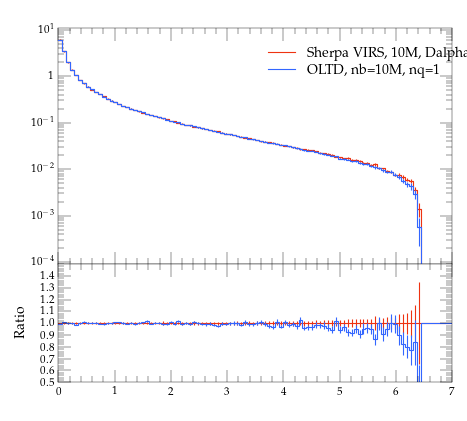

Recreate this plot in Python.
#! /usr/bin/env python

# This Python script was auto-generated using YODA v2.0.0.
# Analysis object: /evtb/inc_tjb_pt
# Timestamp: 16-04-2024 (10:05:22)

import matplotlib as mpl
import matplotlib.pyplot as plt
mpl.use('Agg') # comment out for interactive use
import os
import numpy as np

plotDir = os.path.split(os.path.realpath(__file__))[0]
if 'YODA_USER_PLOT_PATH' in globals():
    plot_outdir = globals()['YODA_USER_PLOT_PATH']
else:
    plot_outdir = plotDir

#plot style
plt.style.use(os.path.join(plotDir, '../default.mplstyle'))
# plot metadata
figW, figH = plt.rcParams['figure.figsize']
ax_xLabel = r''
ax_yLabel = r''
ax_title  = r''
ax_xScale = 'linear'
ax_yScale = 'log'
xLims = (0.0, 7.0)
yLims = (9e-05, 11.0)

# TeX-friendly labels for the legend
labels = [ r"Sherpa VIRS, 10M, Dalpha=0.01", r"OLTD, nb=10M, nq=1" ]

# Create figure and axis objects
fig, (ax, ratio0_ax) = plt.subplots(2, 1, sharex=True,
                  figsize=(figW,figH), gridspec_kw={'height_ratios': (2, 1)})
ratio0_ax.yaxis.set_major_locator(mpl.ticker.MultipleLocator(0.1))
ratio0_ax.set_ylim(0.5, 1.4999)
ratio0_ax.set_ylabel('Ratio')

# LineColor map: curve index -> color
linecolors = {0: '#EE3311', 1: '#3366FF'}
# the numerical data is stored in a separate file
dataf = dict()
prefix = os.path.split(__file__)[0]
if prefix:    prefix = prefix + '/'
exec(open(prefix+'inc_tjb_pt__data.py').read(), dataf)


legend_handles = [] # keep track of handles for the legend

# style options for curves
# starts at zorder>=5 to draw curve on top of legend
styles = {
  'curve0': {
    'color' : linecolors[0],
    'linestyle' : '-',
    'marker' : 'o',
    'zorder' : 5,
    'histstyle' : True,
  },
  'curve1': {
    'color' : linecolors[1],
    'linestyle' : '-',
    'marker' : 'o',
    'zorder' : 6,
    'histstyle' : True,
  },
}
# curve from input yoda files in main panel
for label in dataf['yvals'].keys():
    if all(np.isnan(v) for v in dataf['yvals'][label]):
        continue
    tmp = None
    if styles[label]['histstyle']: # draw as histogram
        tmp, = ax.plot(dataf['xedges'], dataf['yedges'][label],
                       color=styles[label]['color'],
                       linestyle=styles[label]['linestyle'],
                       drawstyle='steps-pre', solid_joinstyle='miter',
                       zorder=styles[label]['zorder'], label=label)
        ax.errorbar(dataf['xpoints'], dataf['yvals'][label], color=styles[label]['color'],
                    xerr=dataf['xerrs'], yerr=[dataf['ydowns'][label], dataf['yups'][label]],
                    linestyle='none', zorder=styles[label]['zorder'])
    else: # draw as scatter
        tmp = ax.errorbar(dataf['xpoints'], dataf['yvals'][label],
                          xerr=dataf['xerrs'],
                          yerr=[ dataf['ydowns'][label],
                          dataf['yups'][label] ],
                          fmt=styles[label]['marker'],
                          ecolor=styles[label]['color'],
                          color=styles[label]['color'], zorder=2)
        tmp[-1][0].set_linestyle(styles[label]['linestyle'])
    legend_handles += [tmp]
    for varLabel in dataf['variation_yvals'].keys():
        if varLabel.startswith(label):
            tmp, = ax.plot(dataf['xedges'], dataf['variation_yvals'][varLabel],
                           color=styles[label]['color'],
                           linestyle=styles[label]['linestyle'],
                           drawstyle='steps-pre', solid_joinstyle='miter',
                           zorder=styles[label]['zorder'], alpha=0.5)


# plots on ratio panel
# curve from input yoda files in ratio panel
for label, yvals in dataf['ratio0_yvals'].items():
    if all(np.isnan(v) for v in yvals):
        continue
    if styles[label]['histstyle']: # plot as histogram
        ratio0_ax.plot(dataf['xedges'], yvals,
                       color=styles[label]['color'],
                       linestyle=styles[label]['linestyle'],
                       drawstyle='steps-pre', zorder=1,
                       solid_joinstyle='miter')
        ratio0_ax.vlines(dataf['xpoints'],
                         dataf['ratio0_ymin'][label],
                         dataf['ratio0_ymax'][label],
                         color=styles[label]['color'], zorder=1)
    else: # plot as scatter
        tmp = ratio0_ax.errorbar(dataf['xpoints'],
                                 yvals, xerr=dataf['xerrs'],
                                 yerr=dataf['ratio0_yerrs'][label],
                                 fmt=styles[label]['marker'],
                                 ecolor=styles[label]['color'],
                                 color=styles[label]['color'])
        tmp[-1][0].set_linestyle(styles[label]['linestyle'])

    for varlabel in dataf['ratio0_variation_vals'].keys():
        if varlabel.startswith(label):
            ratio0_ax.plot(dataf['xedges'],
                            dataf['ratio0_variation_vals'][varlabel],
                            color=styles[label]['color'],
                            linestyle=styles[label]['linestyle'],
                            drawstyle='steps-pre', solid_joinstyle='miter',
                            zorder=1, alpha=0.5)

legend_pos = (0.5, 0.97)
ax.legend(legend_handles, labels, loc='upper left', bbox_to_anchor=legend_pos)

# set plot metadata as defined above
ratio0_ax.set_xlabel(ax_xLabel)
ratio0_ax.xaxis.set_label_coords(1., -.15)
ax.set_ylabel(ax_yLabel, loc='top')
ax.set_title(ax_title, loc='left')
ax.set_xscale(ax_xScale)
ax.set_yscale(ax_yScale)
ax.set_xlim(xLims)
ax.set_ylim(yLims)

# tick formatting
plt.rcParams['xtick.top'] = True
plt.rcParams['ytick.right'] = True
ax.yaxis.set_major_locator(mpl.ticker.LogLocator(base=10.0, numticks=np.inf))
ax.yaxis.set_minor_locator(mpl.ticker.LogLocator(
                           base=10.0, subs=np.arange(0.1, 1, 0.1), numticks=np.inf))
fig.align_ylabels((ax, ratio0_ax))
plt.savefig(os.path.join(plot_outdir, 'inc_tjb_pt.pdf'), format='PDF')
plt.savefig(os.path.join(plot_outdir, 'inc_tjb_pt.png'), format='PNG')

plt.close(fig)
